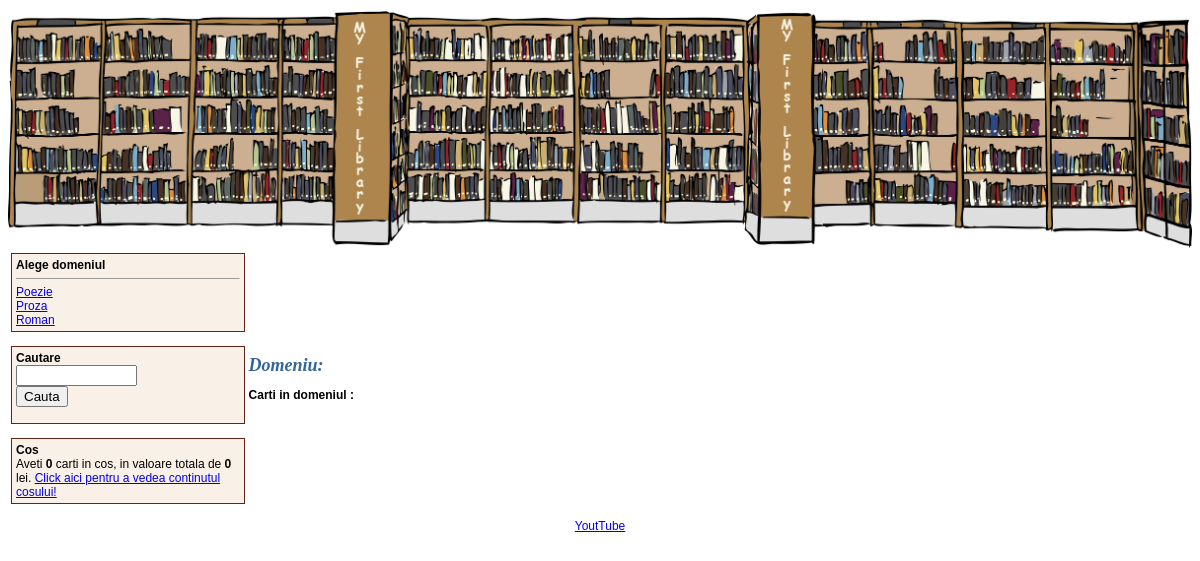
Screenshot of /domain.php with the database file from the repository.
### tables this page shows
CREATE TABLE domenii (
  `id_domeniu`   INT  NOT NULL AUTO_INCREMENT PRIMARY KEY UNIQUE,
  `nume_domeniu` TEXT NOT NULL
);

### menu.php (the view, shortened to what this page needs)
<td valign="top" width="20%">
    <div style="width: 96%; background-color:#F9F1E7; padding:4px; border: solid #632415 1px">
        <b>Alege domeniul</b>
        <HR size="1">
        <?php
            $sql     = "SELECT nume_domeniu FROM domenii ORDER BY nume_domeniu ASC";
            $resursa = mysqli_query($db, $sql);
            while ($row = mysqli_fetch_array($resursa))
            {
                print '<a href="domain.php?nume_domeniu=' . $row['nume_domeniu'] . '">' . $row['nume_domeniu'] . '</a><br>';
            }
        ?>
    </div>
    <br>
    <div style="width:96%; background-color:#F9F1E7; padding:4px; border:solid #632415 1px">
        <form action="search.php" method="GET">
            <b>Cautare</b><br>
            <input type="text" name="cuvant" size="12" width="100%"><br>
            <input type="submit" value="Cauta" width="100%">
        </form>
    </div>
    <br>
    <div style="width: 96%; background-color: #F9F1E7; padding: 4px; border: solid #632415 1px">
        <b>Cos</b><br>
        <?php
            $nrCarti      = 0;
            $totalValoare = 0;
        ?>
        Aveti <b><?= $nrCarti ?></b> carti in cos, in valoare totala de <b><?= $totalValoare ?></b> lei.
        <a href="shopping_cart.php">Click aici pentru a vedea continutul cosului!</a>
    </div>
</td>

### page_top.php (style rules this page uses)
body, p, td { font-family: Verdana, Arial, sans-serif; font-size: 12px; }

### rows the page displays
domenii: nume_domeniu "Poezie"
domenii: nume_domeniu "Proza"
domenii: nume_domeniu "Roman"

### other values shown
$nrCarti "0"
$totalValoare "0"
